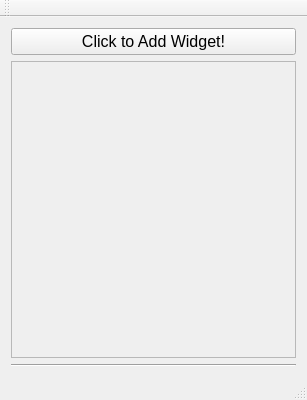
<?xml version="1.0" encoding="UTF-8"?>
<ui version="4.0">
 <class>DynamicWidgetsClass</class>
 <widget class="QMainWindow" name="DynamicWidgetsClass">
  <property name="geometry">
   <rect>
    <x>0</x>
    <y>0</y>
    <width>307</width>
    <height>400</height>
   </rect>
  </property>
  <property name="windowTitle">
   <string>DynamicWidgets</string>
  </property>
  <widget class="QWidget" name="centralWidget">
   <layout class="QVBoxLayout" name="verticalLayout">
    <item>
     <widget class="QPushButton" name="addWidget_button">
      <property name="font">
       <font>
        <pointsize>12</pointsize>
       </font>
      </property>
      <property name="text">
       <string>Click to Add Widget!</string>
      </property>
     </widget>
    </item>
    <item>
     <widget class="QFrame" name="widgets_frame">
      <property name="frameShape">
       <enum>QFrame::StyledPanel</enum>
      </property>
      <property name="frameShadow">
       <enum>QFrame::Raised</enum>
      </property>
      <layout class="QVBoxLayout" name="verticalLayout_2">
       <item>
        <spacer name="verticalSpacer">
         <property name="orientation">
          <enum>Qt::Vertical</enum>
         </property>
         <property name="sizeHint" stdset="0">
          <size>
           <width>20</width>
           <height>264</height>
          </size>
         </property>
        </spacer>
       </item>
      </layout>
     </widget>
    </item>
    <item>
     <widget class="Line" name="line">
      <property name="orientation">
       <enum>Qt::Horizontal</enum>
      </property>
     </widget>
    </item>
   </layout>
  </widget>
  <widget class="QMenuBar" name="menuBar">
   <property name="geometry">
    <rect>
     <x>0</x>
     <y>0</y>
     <width>307</width>
     <height>21</height>
    </rect>
   </property>
  </widget>
  <widget class="QToolBar" name="mainToolBar">
   <attribute name="toolBarArea">
    <enum>TopToolBarArea</enum>
   </attribute>
   <attribute name="toolBarBreak">
    <bool>false</bool>
   </attribute>
  </widget>
  <widget class="QStatusBar" name="statusBar"/>
 </widget>
 <layoutdefault spacing="6" margin="11"/>
 <resources>
  <include location="DynamicWidgets.qrc"/>
 </resources>
 <connections/>
</ui>
